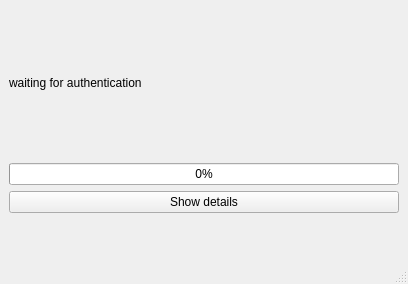
<?xml version="1.0" encoding="UTF-8"?>
<ui version="4.0">
 <class>MainWindow</class>
 <widget class="QMainWindow" name="MainWindow">
  <property name="geometry">
   <rect>
    <x>0</x>
    <y>0</y>
    <width>408</width>
    <height>284</height>
   </rect>
  </property>
  <property name="windowTitle">
   <string>Swap file creation progress</string>
  </property>
  <widget class="QWidget" name="centralwidget">
   <layout class="QGridLayout" name="gridLayout">
    <item row="0" column="0">
     <layout class="QVBoxLayout" name="verticalLayout">
      <property name="bottomMargin">
       <number>20</number>
      </property>
      <item>
       <widget class="QLabel" name="lbl_status">
        <property name="text">
         <string>waiting for authentication</string>
        </property>
       </widget>
      </item>
      <item>
       <widget class="QProgressBar" name="progressBar">
        <property name="value">
         <number>0</number>
        </property>
       </widget>
      </item>
      <item>
       <layout class="QHBoxLayout" name="horizontalLayout_2">
        <property name="bottomMargin">
         <number>20</number>
        </property>
        <item>
         <widget class="QPushButton" name="btn_show_details">
          <property name="text">
           <string>Show details</string>
          </property>
         </widget>
        </item>
       </layout>
      </item>
     </layout>
    </item>
   </layout>
  </widget>
  <widget class="QMenuBar" name="menubar">
   <property name="geometry">
    <rect>
     <x>0</x>
     <y>0</y>
     <width>408</width>
     <height>30</height>
    </rect>
   </property>
  </widget>
  <widget class="QStatusBar" name="statusbar"/>
 </widget>
 <resources/>
 <connections/>
</ui>
